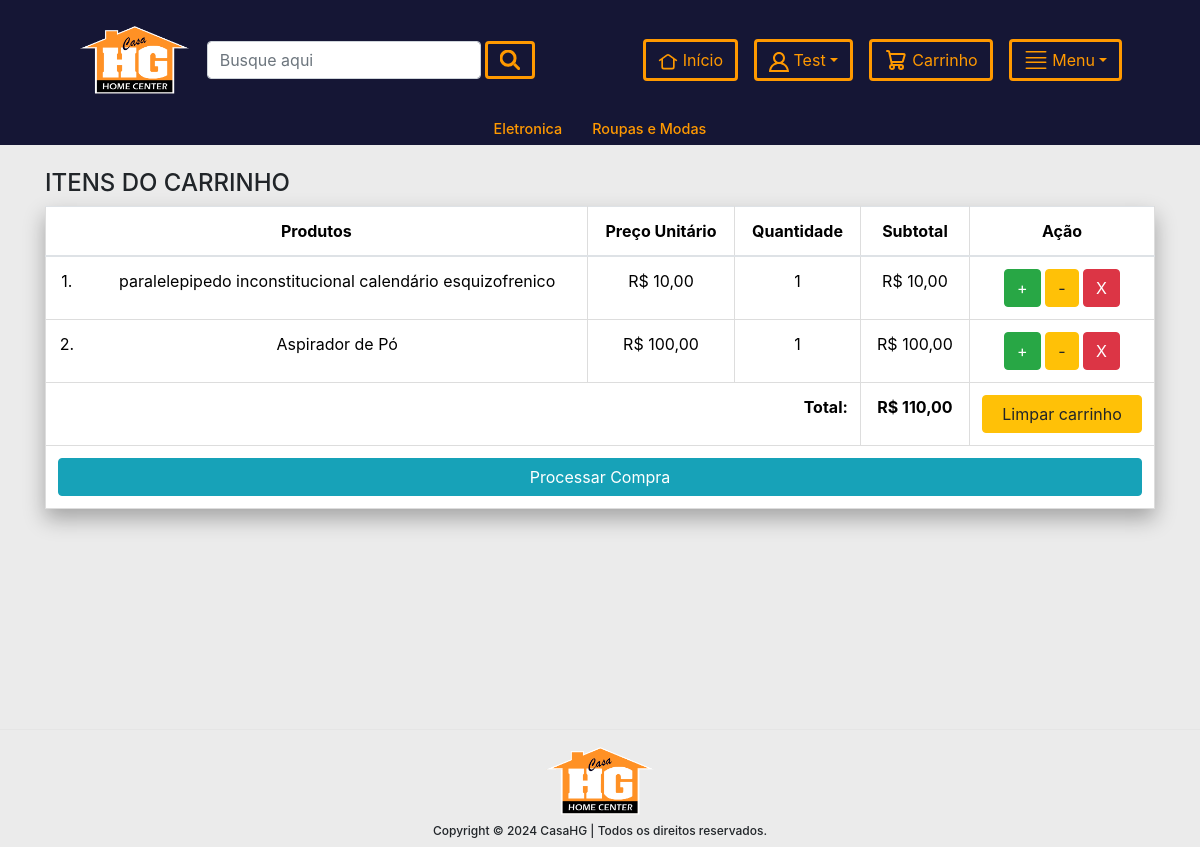
The page /meu-carro/ (signed in) on the database its author committed.
### app/models.py (models this page shows, shortened)
class Empresa(models.Model):
    titulo = models.CharField(max_length=200)
    link = models.CharField(max_length=200,null=True,blank=True)
    image = models.ImageField(upload_to="empresas")

class Cliente(models.Model):
    user = models.OneToOneField(User, on_delete=models.CASCADE)
    nome = models.CharField(max_length=200,default="")
    sobrenome = models.CharField(max_length=200,default="")
    cpf_ou_cnpj = models.CharField(max_length=14,default="")
    cpf_ou_cnpj_formatado = models.CharField(max_length=20, default="")
    bool_cpf_cnpj = models.BooleanField(default=False)
    email = models.EmailField(default="")
    telefone = models.CharField(max_length=19,default="")
    data_criacao = models.DateTimeField(auto_now_add=True)

class Categoria(models.Model):
    titulo = models.CharField(max_length=200)
    slug = models.SlugField(unique=True)

class CarroProduto(models.Model):
    carro = models.ForeignKey(Carro, on_delete=models.CASCADE)
    produto = models.ForeignKey(Produto, on_delete=models.CASCADE)
    preco_unitario = models.DecimalField(max_digits=10, decimal_places=2,default=0)
    quantidade = models.PositiveIntegerField()
    subtotal = models.DecimalField(max_digits=10, decimal_places=2,default=0)
    criado_em = models.DateTimeField(auto_now_add=True)

class Produto(models.Model):
    codigo = models.CharField(max_length=10) #codigo interno consistente com sistema
    descricao = models.CharField(max_length=200)
    codigo_GTIN = models.CharField(max_length=14) #se o produto não tiver codigo GTIN cadastrado, usar codigo interno
    preco_unitario_bruto = models.DecimalField(max_digits=10, decimal_places=2) #preço cheio, sem desconto
    desconto_dinheiro = models.DecimalField(max_digits=10, decimal_places=2) # em %, percentual de desconto para pagamento em dinheiro, aplicado no preco_unitario_bruto
    desconto_retira = models.DecimalField(max_digits=10,decimal_places=2)  # em %, percentual de desconto para compras para retirada no depósito, aplicado no preco_unitario_bruto
    unidade = models.CharField(max_length=30,default="un") #unidade em que o produto é comercializado
    fechamento_embalagem = models.DecimalField(max_digits=10, decimal_places=2, default=1.00)
    slug = models.SlugField(unique=True)
    Categoria = models.ForeignKey(Categoria,on_delete=models.CASCADE)
    image = models.ImageField(upload_to="produtos")
    titulo = models.CharField(max_length=200)
    venda = models.DecimalField(max_digits=10, decimal_places=2)
    garantia = models.CharField(max_length=300,null=True,blank=True)
    return_devolucao = models.CharField(max_length=300,null=True,blank=True)
    visualizacao = models.PositiveIntegerField(default=0)

class Carro(models.Model):
    cliente = models.ForeignKey(Cliente, on_delete=models.SET_NULL,null=True,blank=True)
    total = models.DecimalField(max_digits=10, decimal_places=2,default=0)
    criado_em = models.DateTimeField(auto_now_add=True)

### app/views.py (the view)
# urls.py: path("meu-carro/",MeuCarroView.as_view(),name="meucarro"),
class MeuCarroView(LojaMixin, BaseContextMixin, TemplateView):
    template_name = "meucarro.html"
    def get_context_data(self, **kwargs):
        context = super().get_context_data(**kwargs)
        carro_id = self.request.session.get("carro_id",None)
        if carro_id:
            carro_id = Carro.objects.get(id=carro_id)
        else:
            carro_id = None
        context["carro"] = carro_id
        return context

### app/context_processors.py (called while the page is built)
def add_empresa_to_context(request):
    return {'empresa': Empresa.objects.first(), 'debug_var': 'Debug Variable'}

### app/views.py (called while the page is built)
    def dispatch(self,request,*args,**kwargs):
        carro_id = request.session.get("carro_id")
        if carro_id:
            carro_obj = Carro.objects.get(id=carro_id)
            if request.user.is_authenticated and request.user.cliente:
                carro_obj.cliente = request.user.cliente
                carro_obj.save()
        else:
            carro_obj = Carro.objects.create(total=0)
            self.request.session['carro_id'] = carro_obj.id
        return super().dispatch(request,*args,**kwargs)

    def get_context_data(self, **kwargs):
        context = super().get_context_data(**kwargs)
        context['todoscategorias'] = Categoria.objects.all()
        context['footer'] = Empresa.objects.all()
        return context

### templates/meucarro.html (shortened to what this page needs)
{% extends 'base.html' %}
{% load static %}
{% load humanize %}
{% load l10n %}
{% block content %}
<link rel="stylesheet" type="text/css" href="{% static 'css/carro.css' %}">
<div class="container table-container">
    <br>
    <div class = "row justify-content-center">
        <div class = "col-md-12">
            <h4>ITENS DO CARRINHO</h4>
            <table class="table">
                <thead>
                    <tr>
                        <th colspan="2" class="text-center">Produtos</th>
                        <th class="text-center">Preço Unitário</th>
                        <th class="text-center">Quantidade</th>
                        <th class="text-center">Subtotal</th>
                        <th class="text-center">Ação</th>
                    </tr>
                </thead>
                <tbody>
                    {%for cp in carro.carroproduto_set.all %}
                        <tr>
                            <td class="text-center" style="border-right: none;">{{ forloop.counter }}.</td>
                            <td class="text-center" style="border-left: none;">{{ cp.produto.titulo }}</td>
                            <td class="text-center">R$ {{ cp.preco_unitario|intcomma }}</td>
                            <td class="text-center">{{ cp.quantidade }}</td>
                            <td class="text-center">R$ {{ cp.subtotal|intcomma }}</td>
                            <td class="justify-content-center text-center">
                                <a href="{%url 'lojaapp:manipularcarro' cp.id %}?acao=inc" class="btn btn-success"> + </a>
                                <a href="{%url 'lojaapp:manipularcarro' cp.id %}?acao=dcr" class="btn btn-warning"> - </a>
                                <a href="{%url 'lojaapp:manipularcarro' cp.id %}?acao=rmv" class="btn btn-danger"> X </a>
                            </td>
                        </tr>
                    {%endfor%}
                    <tr>
                        <th colspan = "4" class="text-right">Total:</th>
                        <th class="text-center">R$ {{ carro.total|intcomma }}</th>
                        {% if carro.carroproduto_set.all%}
                            <th class="justify-content-center text-center">
                                <a href="{%url 'lojaapp:limparcarro'%}" class="btn btn-warning"> Limpar carrinho </a>
                            </th>
                        {% endif %}
                    </tr>
                    <tr>
                        {% if carro.carroproduto_set.all%}
                            <th colspan="6" class="justify-content-center text-center">
                                <a href="{%url 'lojaapp:formadeentrega'%}" class="btn btn-info"> Processar Compra </a>
                            </th>
                        {% endif %}
                    </tr>
                </tbody>
            </table>
        </div>
    </div>
</div>
{% endblock %}

### templates/base.html (shortened to what this page needs)
{% load humanize %}
{% load l10n %}
<!doctype html>
<html lang="en">
<head>
    <link rel="stylesheet" href="https://cdn.jsdelivr.net/npm/bootstrap@5.3.2/dist/css/bootstrap.min.css">
    {% load static %}
    <link rel="stylesheet" href="https://stackpath.bootstrapcdn.com/bootstrap/4.3.1/css/bootstrap.min.css">
    <link rel="stylesheet" type="text/css" href="{% static 'css/base.css' %}">
</head>
<body>
    <div class="form-custom-background container-fluid grande">
        <div class="form-custom-background">
            <div class="d-flex align-items-center text-center" style="height: 120px;">
                <div class="col d-flex align-items-center text-center" style="flex: 2;">
                    <a href="{% url 'lojaapp:home' %}" class="mt-3 mb-3 ml-5 me-3">
                            <img style="height:70px; object-fit:cover;" src="{{ empresa.image.url }}" alt="" class="img-fluid">
                    </a>
                    <form class="d-flex mt-3 mb-3" method="get" action="{% url 'lojaapp:pesquisar' %}" >
                        <input class="form-control custom-max-width-input mt-4 mb-4 me-1" type="search" placeholder="Busque aqui" name="query" value="{{ request.GET.query }}">
                        <button class="btn btn-custom font-weight-bold mt-4 mb-4" type="submit">
                            <svg width="20" height="20" xmlns="http://www.w3.org/2000/svg" viewBox="0 0 19.9 19.7" style="stroke-width: 3;"><g fill="none" stroke="currentColor"><path stroke-linecap="square" d="M18.5 18.3l-3.4-3.4"/><circle cx="8" cy="8" r="7"/></g></svg>
                        </button>
                    </form>
                </div>
                <div class="col d-flex align-items-center text-center justify-content-end" style="flex: 1;">
                    <form class="mt-3 mb-3 me-3">
                        <a class=" btn btn-custom mt-4 mb-4" href="{% url 'lojaapp:home' %}">
                            <div>
                            </div>
                            <div class="texto-menu" >
                                &nbsp;Início
                            </div>
                        </a>
                    </form>
                    {% if request.user.cliente %}
                        <form class="dropdown mt-3 mb-3 me-3">
                            <a class="dropdown-toggle btn btn-custom mt-4 mb-4" href="#" id="navbarDropdown2" role="button" data-toggle="dropdown" aria-haspopup="true" aria-expanded="false">
                                <div>
                                </div>
                                <div class="texto-menu">
                                    &nbsp;{{ request.user.cliente.nome }}
                                </div>
                            </a>
                        </form>
                    {% endif %}
                    <form action="{% url 'lojaapp:meucarro' %}" method="get" class="mt-3 mb-3 me-3">
                        <button class="btn btn-custom mt-4 mb-4">
                            <div class="texto-menu" >
                                &nbsp;Carrinho
                            </div>
                        </button>
                    </form>
                    <form class="dropdown mt-3 mb-3 mr-5">
                        <a class="dropdown-toggle btn btn-custom mt-4 mb-4" href="#" id="navbarDropdown" role="button" data-toggle="dropdown" aria-haspopup="true" aria-expanded="false">
                            <div class="texto-menu" >&nbsp;Menu</div>
                        </a>
                    </form>
                </div>
            </div>
        </div>
    </div>
    {% include "barra_macro_grupos.html" %}
    {% block content %}
    {% endblock content %}
    <br>
    <hr>
    <footer class="container" style="background-color: transparent; box-shadow: none;">
        <div class="row justify-content-center">
            <div class="col-3" style="display:flex; justify-content: center;">
                {% for empresa in footer %}
                    <a href=""><img src="{{ empresa.image.url }}" style="height: 70px;"></a>
                {% endfor %}
            </div>
            <div class="col-12">
                <h1 class="my-2" style="align-items: center; justify-content: center; font-size: 12px; display:flex;">Copyright © 2024 CasaHG | Todos os direitos reservados.</h1>
            </div>
        </div>
    </footer>
</body>
</html>

### templates/barra_macro_grupos.html
<div class="form-custom-background d-flex" style="justify-content: center; align-items: center;">
    {% for c in todoscategorias %}
        <a href="{% url 'lojaapp:categoria' c.slug %}" style="color: inherit;">
            <div class="col texto-cor-secundaria">
                <h5 style="font-size:0.9rem;">{{c.titulo}}</h5>
            </div>
        </a>
    {% endfor %}
</div>

### static/css/base.css (style rules this page uses)
.custom-max-width-input { max-width: 300px; }
.btn-custom { background-color: #151635; color: #ff9900; border-color: #ff9900; border-width: 3px; display: flex; justify-content: space-between; align-items: center; }
.form-custom-background { background-color: #151635; }
.texto-cor-secundaria { color: #ff9900; transition: 0.3s ease-in-out; }
body { background-color: #EBEBEB; }

### static/css/carro.css (style rules this page uses)
.table-container { height: 68vh; }
.table { border-collapse: collapse; width: 100%; box-shadow: 0px 10px 20px rgba(0, 0, 0, 0.3); }
.table, th, td { border: 1px solid #ddd; }
th, td { padding: 15px; text-align: center; }
th { background-color: #f2f2f2; }
th a { width: 100%; }

### rows shown on the page
Empresa: image (picture)
Categoria: titulo "Eletronica"
Categoria: titulo "Roupas e Modas"
CarroProduto: produto.titulo "paralelepipedo inconstitucional calendário esquizofrenico", preco_unitario "10,00", quantidade "1", subtotal "10,00"
CarroProduto: produto.titulo "Aspirador de Pó", preco_unitario "100,00", quantidade "1", subtotal "100,00"
Carro: total "110,00"

### other values the page prints
{{ request.user.cliente.nome }} "Test"
